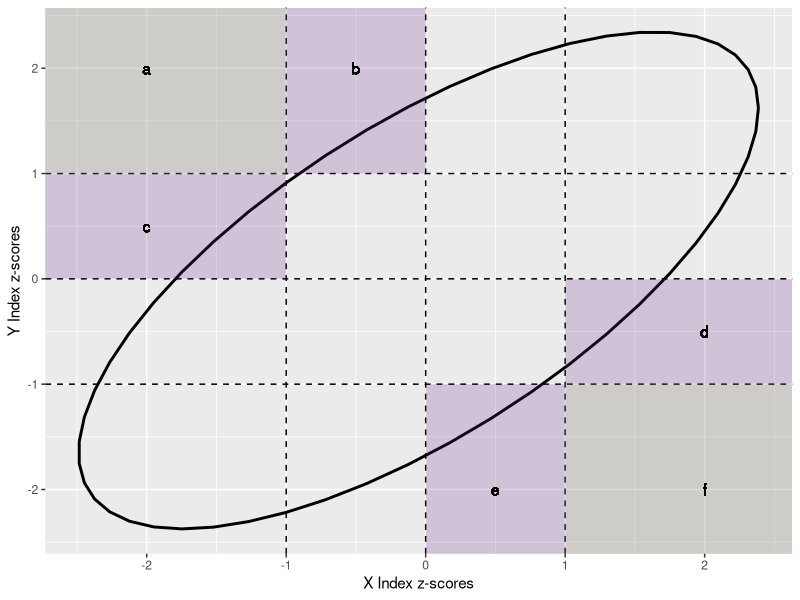
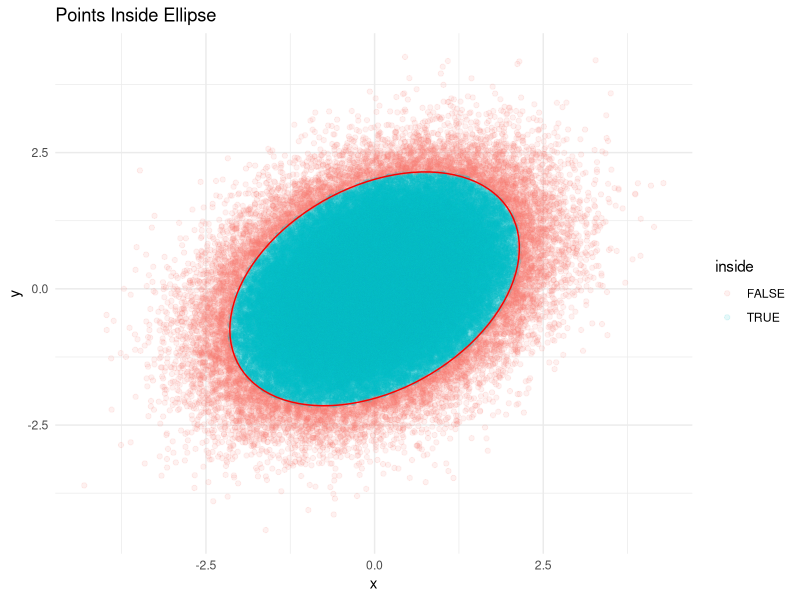
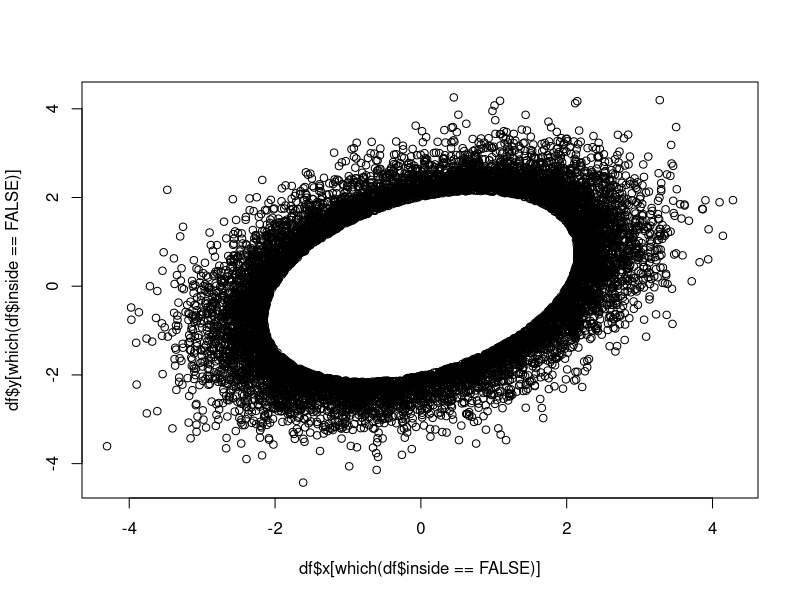

Source code (R) for these figures, in order:
#Install or load required packages
if (!require('MASS')) install.packages('MASS'); library(MASS)
if (!require('ggplot2')) install.packages('ggplot2'); library(ggplot2)
if (!require('ellipse')) install.packages('ellipse'); library(ellipse)

#Creating Figure 2

#Parameters for the ellipse
rho <- 0.7
mean <- c(0, 0)
cov_matrix <- matrix(c(1, rho, rho, 1), 2, 2)

#Generate normally distributed bivariate data
set.seed(1401)
data <- mvrnorm(n = 1000, mu = mean, Sigma = cov_matrix)

#Create the ellipsoid object
ell<-ellipse(data, center = mean, scale=c(1,1), shape = cov_matrix, level = 0.90)

#Create a data frame from the generated data
data_frame <- data.frame(x = data[, 1], y = data[, 2])

#Draw the ellipsoid along the segmented plane
p <- ggplot(data_frame, aes(x, y)) +
  stat_ellipse(type = "norm", level = 0.95, color = "black", size=1, fill="gray") + # Ellipse
  geom_vline(xintercept = c(-1, 0, 1), color = "black", linetype="dashed") +
  geom_hline(yintercept = c(-1, 0, 1), color = "black", linetype="dashed") +
  annotate("rect", xmin = -Inf, xmax = -1, ymin = 1, ymax = Inf, alpha = 0.3, fill = "antiquewhite4", label = "a") +
  annotate("rect", xmin = -1, xmax = 0, ymin = 1, ymax = Inf, alpha = 0.2, fill = "darkorchid4", label = "b") +
  annotate("rect", xmin = -Inf, xmax = -1, ymin = 0, ymax = 1, alpha = 0.2, fill = "darkorchid4", label = "c") +
  annotate("rect", xmin = 1, xmax = Inf, ymin = 0, ymax = -1, alpha = 0.2, fill = "darkorchid4", label = "d") +
  annotate("rect", xmin = 0, xmax = 1, ymin = -1, ymax = -Inf, alpha = 0.2, fill = "darkorchid4", label = "e") +
  annotate("rect", xmin = 1, xmax = Inf, ymin = -1, ymax = -Inf, alpha = 0.3, fill = "antiquewhite4", label = "f") +
  geom_text(aes(x = -2, y = 2, label = 'a'), color = "black") +
  geom_text(aes(x = -0.5, y = 2, label = 'b'), color = "black") +
  geom_text(aes(x = -2, y = 0.5, label = 'c'), color = "black") +
  geom_text(aes(x = 2, y = -0.5, label = 'd'), color = "black") +
  geom_text(aes(x = 0.5, y = -2, label = 'e'), color = "black") +
  geom_text(aes(x = 2, y = -2, label = 'f'), color = "black") +
  labs(x = "X Index z-scores",
       y = "Y Index z-scores")

#Print the plot
print(p)
#Recomended dimensions: 700x700

#Testing the odds of finding data points outside the ellipsoid and within the "f" quadrant

#Generate a dense cloud of bivariately distributed data
set.seed(1401)
n <- 100000
correlation <- 0.35
mean_vec <- c(0, 0)
cov_matrix <- matrix(c(1, correlation, correlation, 1), nrow = 2)
data <- MASS::mvrnorm(n, mu = mean_vec, Sigma = cov_matrix)
df <- data.frame(x = data[, 1], y = data[, 2])
#Corroborate the data cloud approximates the desired proportion
cor.test(df$x, df$y)

#Create an ellipsoid to cover a certain proportion of the data
confidence_level <- 0.90
#Determine the proportions of the ellipsoid
eigen_decomp <- eigen(cov_matrix)
#Align the ellipsoid with the data cloud
rotation_matrix <- eigen_decomp$vectors
#Shrink the ellipsoid so that it covers 90% of the points
lengths <- sqrt(eigen_decomp$values * qchisq(confidence_level, 2))

#A function to check which points are inside the ellipse
check_inside <- function(x, y, center, lengths, rotation_matrix) {
  point <- matrix(c(x, y), nrow = 2)
  translated <- point - matrix(center, nrow = 2)
  rotated <- solve(rotation_matrix) %*% translated
  value <- sum((rotated / lengths)^2)
  return(value <= 1)
}

#Implement the function with the data frame containing the bivariate distribution
df$inside <- apply(df, 1, function(row) {
  check_inside(row['x'], row['y'], mean_vec, lengths, rotation_matrix)
})

#Count the number of points inside the ellipsoid
num_inside <- sum(df$inside)
print(paste("Number of points inside the ellipse:", num_inside))
#Note that the result approximates the 90% of the data points

#Visualization
ellipse_points <- data.frame(x = numeric(), y = numeric())
angles <- seq(0, 2 * pi, length.out = 100)

for(angle in angles) {
  point <- c(lengths[1] * cos(angle), lengths[2] * sin(angle))
  rotated_point <- rotation_matrix %*% point + mean_vec
  ellipse_points <- rbind(ellipse_points, data.frame(x = rotated_point[1], y = rotated_point[2]))
}

#Wait ofr it; the display is somewhat delayed due to the amount of data points
ggplot(df, aes(x = x, y = y, color = inside)) +
  geom_point(alpha = 0.1) +
  geom_path(data = ellipse_points, aes(x = x, y = y), color = "red") +
  ggtitle("Points Inside Ellipse") +
  theme_minimal()

#This is an alternative visualization (it also takes some time to load) 
plot(df$x[which(df$inside==FALSE)], df$y[which(df$inside==FALSE)])

length(df$inside[which(df$inside==FALSE)])
#Count the data points that fall both outside the ellipsoid and within the "f" quadrant
cases <- length(df$inside[which(df$inside==FALSE & df$x > 1 & df$y > 1)]) +
length(df$inside[which(df$inside==FALSE & df$x > 1 & df$y < -1)]) +
length(df$inside[which(df$inside==FALSE & df$x < -1 & df$y > 1)]) +
length(df$inside[which(df$inside==FALSE & df$x < -1 & df$y < -1)])
#This is the proportion of theoretical cases that met that criteria
cases/100000
#And this is the proportion of observed data meeting the criteria
1/16

#Data analysis for the original study es finished
